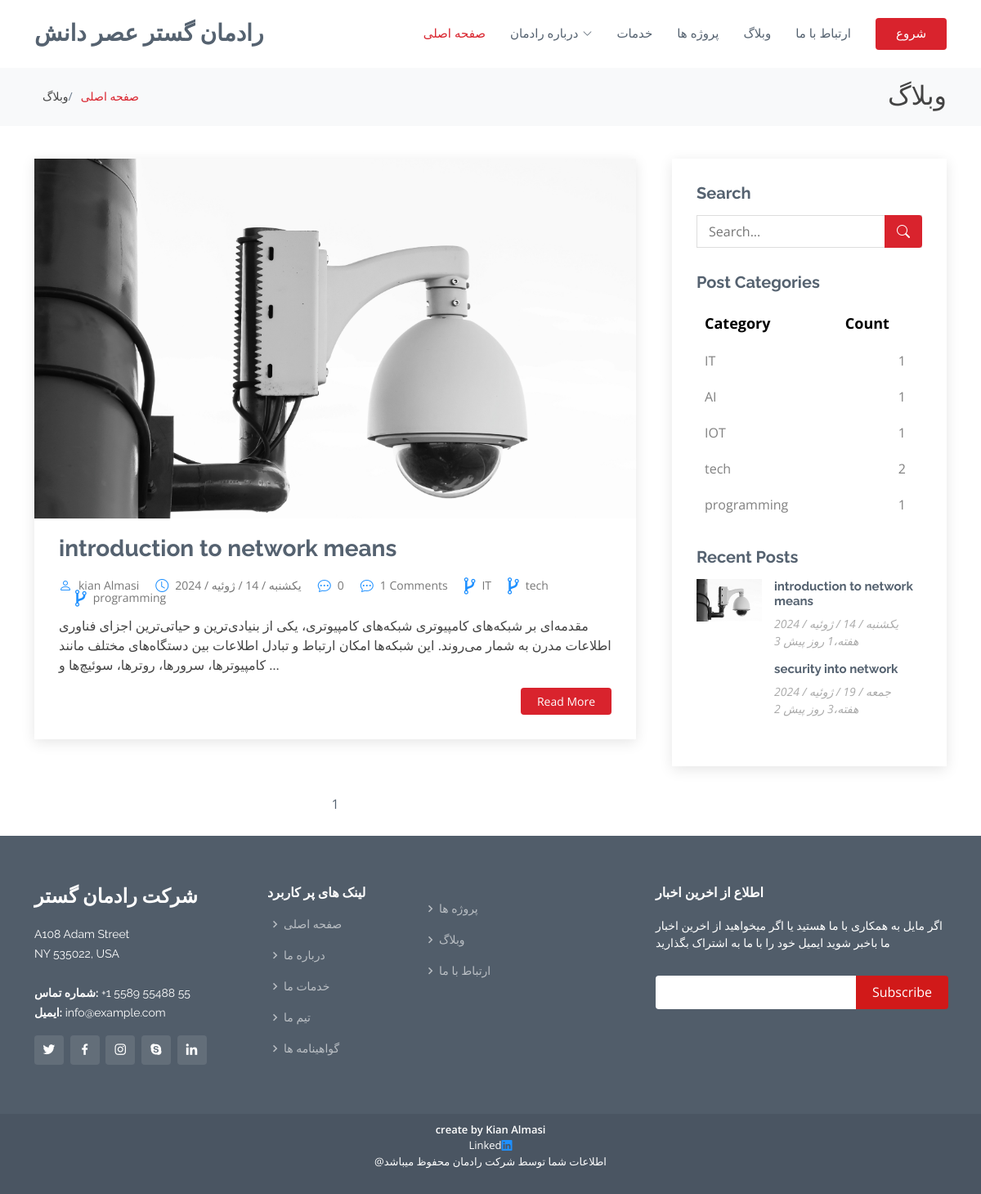
Screenshot of /blog/category/IT/ with the database file from the repository.
### weblog/models.py (models this page shows, shortened)
class Post(models.Model):
    image=models.ImageField(upload_to="weblog/",default="weblog/image_file/p2.jpg")
    image_single_blog=models.ImageField(upload_to="weblog/",default="weblog/image_file/p2.jpg")
    title=models.CharField(max_length=255)
    content= models.TextField()
    tag=TaggableManager()
    category=models.ManyToManyField(Category)
    author=models.ForeignKey(User,on_delete=models.SET_NULL,null=True)
    counted_view=models.IntegerField(default=0)
    status=models.BooleanField(default=False)
    writer_image=models.ImageField(upload_to="weblog/",default="weblog/image_file/p2.jpg")
    writer_linkedin_account=models.URLField(default="https://www.linkedin.com/in/kian-almasi-0a4016256/")
    writer_summary=models.TextField()
    published_date=models.DateTimeField(default=timezone.now)
    created_date=models.DateTimeField(auto_now_add=True)
    updated_date=models.DateTimeField(auto_now=True)
    class Meta:
        ordering = ["-created_date", "updated_date"]

class Category(models.Model):
    name=models.CharField(max_length=255)
    def __str__(self):
        return self.name

### weblog/views.py (the view)
# urls.py: path('',blog_view,name='blog_view'),
def blog_view (request,**kwargs):
    posts = Post.objects.filter(status=1)
    if kwargs.get('cat_name') != None :
        posts = posts.filter(category__name=kwargs['cat_name'])
    if kwargs.get('author_username') != None :
        posts = posts.filter(author__username=kwargs['author_username'])
    if kwargs.get('tag_name'):
        posts = posts.filter(tag__name__in=[kwargs['tag_name']])
    paginator = Paginator(posts, 5)
    page_number = request.GET.get('page')
    try:
        posts = paginator.get_page(page_number)
    except PageNotAnInteger:
        posts = paginator.get_page(1)
    except EmptyPage:
        posts = paginator.get_page(1)
    for post in posts:
        if isinstance(post.published_date, datetime):
            post.published_datetime = post.published_date
        elif isinstance(post.published_date, date):
            post.published_datetime = datetime.combine(post.published_date, time.min)
        else:
            post.published_datetime = None
    context = {'posts': posts}
    return render(request, 'blog/blog.html', context)

### weblog/templatetags/blog_tags.py (called while the page is built)
@register.inclusion_tag("blog/blog-latestpost.html")
def latestpost():
    posts=Post.objects.filter(status=1).order_by("published_date")[:5]
    return {"posts": posts}

@register.inclusion_tag("blog/blog-post-ctegories.html")
def postcategories():
    posts=Post.objects.filter(status=1)
    categories=Category.objects.all()
    cate_dict={}
    for name in categories:
       cate_dict[name]=posts.filter(category=name).count()
    return {"categries":cate_dict}

@register.simple_tag(name="comments_count")
def comments_count(pid):
    return Comments.objects.filter(post=pid,approved=True).count()

### weblog/templatetags/custom_filters.py (called while the page is built)
@register.filter(name='clean_html')
def clean_html(value):
    return bleach.clean(value, tags=ALLOWED_TAGS, attributes=ALLOWED_ATTRIBUTES)

### templates/blog/blog.html (shortened to what this page needs)
{% load static %}
{% load blog_tags %}
{% load custom_filters %}
<!DOCTYPE html>
<html lang="fa">
<head>
  <link rel="stylesheet" href="https://cdnjs.cloudflare.com/ajax/libs/font-awesome/4.7.0/css/font-awesome.min.css">
  <link href="{% static '/vendor/animate.css/animate.min.css' %}" rel="stylesheet">
  <link href="{% static '/vendor/bootstrap/css/bootstrap.min.css' %}" rel="stylesheet">
  <link href="{% static '/vendor/bootstrap-icons/bootstrap-icons.css' %}" rel="stylesheet">
  <link href="{% static '/vendor/boxicons/css/boxicons.min.css' %}" rel="stylesheet">
  <link href="{% static '/vendor/glightbox/css/glightbox.min.css' %}" rel="stylesheet">
  <link href="{% static '/vendor/remixicon/remixicon.css' %}" rel="stylesheet">
  <link href="{% static '/vendor/swiper/swiper-bundle.min.css' %}" rel="stylesheet">
  <link href="{% static '/static/style.css' %}" rel="stylesheet">
</head>
<body>
  <header id="header" class="fixed-top d-flex align-items-center">
    <div class="container d-flex align-items-center">
      <h1 class="logo me-auto"><a href="{% url 'blog:home' %}">رادمان گستر عصر دانش</a></h1>
      <nav id="navbar" class="navbar">
        <ul>
          <li><a href="{% url 'blog:home' %}" class="active">صفحه اصلی</a></li>
          <li class="dropdown"><a href="#"><span>درباره رادمان</span> <i class="bi bi-chevron-down"></i></a>
          </li>
          <li><a href="{% url 'blog:services' %}">خدمات</a></li>
          <li><a href="{% url 'blog:portfolio' %}">پروژه ها</a></li>
          <li><a href="{% url 'weblog:blog_view' %}">وبلاگ</a></li>
          <li><a href="{% url 'blog:contact' %}">ارتباط با ما</a></li>
          <li><a href="{% url 'blog:home' %}" class="getstarted">شروع</a></li>
        </ul>
      </nav>
    </div>
  </header>
  <main id="main">
    <section id="breadcrumbs" class="breadcrumbs">
      <div class="container">
        <div class="d-flex justify-content-between align-items-center" style="direction: rtl; text-align: right;">
          <h2>وبلاگ</h2>
          <ol>
            <li><a href="{% url 'blog:home' %}">صفحه اصلی</a></li>
            <li>وبلاگ</li>
          </ol>
        </div>
      </div>
    </section>
    <section id="blog" class="blog">
      <div class="container" data-aos="fade-up">
        <div class="row">
          <div class="col-lg-8 entries">
            {%for post in posts%}
            <article class="entry">
              <div class="entry-img">
                <img src="{{post.image.url}}" alt="" class="img-fluid">
              </div>
              <h2 class="entry-title">
                <a href="{% url 'weblog:blog_single' pid=post.id%}">{{post.title}}</a>
              </h2>
              <div class="entry-meta">
                <ul>
                    <li class="d-flex align-items-center"><i class="bi bi-person" style="color:DodgerBlue"></i> <a href="{% url 'weblog:author' author_username=post.author.username %}">{{post.author.get_full_name}}</a></li>
                    <li class="d-flex align-items-center"><i class="bi bi-clock" style="color:DodgerBlue"></i> <a href="{% url 'weblog:blog_single' pid=post.id%}">{{ post.published_date|date:"D / d / M / Y"}}</a></li>
                    <li class="d-flex align-items-center"><i class="bi bi-chat-dots" style="color:DodgerBlue"></i> <a href="{% url 'weblog:blog_single' pid=post.id%}">{{post.counted_view}}</a></li>
                    <li class="d-flex align-items-center"><i class="bi bi-chat-dots" style="color:DodgerBlue"></i> <a href="{% url 'weblog:blog_single' pid=post.id%}">{%comments_count post.id%} Comments</a></li>
                    {% for cat in post.category.all %}
                    <li class="d-flex align-items-center"><i style="font-size:24px;color:DodgerBlue" class="fa">&#xf126;</i> <a href="{% url 'weblog:category' cat.name%}">{{ cat.name }}</a></li>
                    {% endfor %}
                </ul>
            </div>
              <div class="entry-content">
                <p align='rtl'>{{post.content|clean_html|safe|truncatechars:250}}</p>
                <div class="read-more">
                  <a href="{% url 'weblog:blog_single' pid=post.id%}">Read More</a>
                </div>
              </div>
            </article>
            {%endfor%}
            <div class="blog-pagination">
              <ul class="justify-content-center">
                {% for i in posts.paginator.page_range %}
                  {% if page_number == i %}
                      <li class="page-item active"><a href="?page={{i}}" class="page-link">{{i}}</a></li>
                      {% else %}
                      <li class="page-item"><a href="?page={{i}}" class="page-link">{{i}}</a></li>
                  {% endif %}
                {% endfor %}
              </ul>
            </div>
          </div>
          <div class="col-lg-4">
            <div class="sidebar">
              <h3 class="sidebar-title">Search</h3>
              <div class="sidebar-item search-form">
              <form action="{% url 'weblog:search' %}" method="Get">
                  <input type="text" name='s' placeholder="Search...">
                  <button type="submit"><i class="bi bi-search"></i></button>
              </form>
              </div>
              {% postcategories %}
              {% latestpost %}
          </div>
        </div>
      </div>
    </section>
  </main>
  <footer id="footer">
    <div class="footer-top">
      <div class="container">
        <div class="row">
          <div class="col-lg-3 col-md-6">
            <div class="footer-info">
              <h3>شرکت رادمان گستر</h3>
              <p>
                A108 Adam Street <br>
                NY 535022, USA<br><br>
                <strong dir='ltr'> شماره تماس:</strong> +1 5589 55488 55<br>
                <strong dir='ltr'>ایمیل:</strong> info@example.com<br>
              </p>
              <div class="social-links mt-3">
                <a href="#" class="twitter"><i class="bx bxl-twitter"></i></a>
                <a href="#" class="facebook"><i class="bx bxl-facebook"></i></a>
                <a href="#" class="instagram"><i class="bx bxl-instagram"></i></a>
                <a href="#" class="google-plus"><i class="bx bxl-skype"></i></a>
                <a href="#" class="linkedin"><i class="bx bxl-linkedin"></i></a>
              </div>
            </div>
          </div>
          <div class="col-lg-2 col-md-6 footer-links">
            <h4>لینک های پر کاربرد</h4>
            <ul>
              <li><i class="bx bx-chevron-right"></i> <a href="{% url 'blog:home' %}">صفحه اصلی</a></li>
              <li><i class="bx bx-chevron-right"></i> <a href="{% url 'blog:about' %}">درباره ما</a></li>
              <li><i class="bx bx-chevron-right"></i> <a href="{% url 'blog:services' %}">خدمات ما</a></li>
              <li><i class="bx bx-chevron-right"></i> <a href="{% url 'blog:team' %}">تیم ما</a></li>
              <li><i class="bx bx-chevron-right"></i> <a href="{% url 'blog:testimonials' %}">گواهینامه ها</a></li>
            </ul>
          </div>
          <div class="col-lg-3 col-md-6 footer-links">
            <h4> </h4>
            <ul>
              <li><i class="bx bx-chevron-right"></i> <a href="{% url 'blog:portfolio' %}">پروژه ها</a></li>
              <li><i class="bx bx-chevron-right"></i> <a href="{% url 'weblog:blog_view' %}">وبلاگ</a></li>
              <li><i class="bx bx-chevron-right"></i> <a href="{% url 'blog:contact' %}">ارتباط با ما</a></li>
            </ul>
          </div>
          <div class="col-lg-4 col-md-6 footer-newsletter">
            <h4 align='rtl'>اطلاع از اخرین اخبار</h4>
            <p align='rtl'>اگر مایل به همکاری با ما هستید یا اگر میخواهید از اخرین اخبار ما باخبر شوید ایمیل خود را با ما به اشتراک بگذارید</p>
            <form action="{% url 'blog:newsletter' %}" method="post">
              <input type="email" name="email"><input type="submit" value="Subscribe">
            </form>
          </div>
        </div>
      </div>
    </div>
    <div class="container">
      <div class="credits">
        <div>
          <a href="https://www.linkedin.com/in/kian-almasi" style="color:white;font-weight: smale;"><smale>create by Kian Almasi</smale></a>
        </div>
        <div style="color:white;font-weight: smale;">
          Linked<a href="https://www.linkedin.com/in/kian-almasi" style="color: DodgerBlue;font-weight: bold;"><i class="biu bi-linkedin" style="color: DodgerBlue; font-weight: bold;"></i></a>
        </div>
        <div style="color:white;font-weight: smale;"> @اطلاعات شما توسط شرکت رادمان محفوظ میباشد</div>
      </div>
    </div>
  </footer>
</body>
</html>

### templates/blog/blog-post-ctegories.html (shortened to what this page needs)
{% load static %}
<h3 class="sidebar-title">Post Categories</h3>
<div class="sidebar-item categories">
  <table class="table">
    <thead>
      <tr>
        <th scope="col" class="category-header">Category</th>
        <th scope="col" class="category-header">Count</th>
      </tr>
    </thead>
    <tbody>
      {% for name, count in categries.items %}
      <tr>
        <td>
          <a href="{% url 'weblog:category' name%}" class="color:DodgerBlue">{{ name }}</a>
        </td>
        <td class="text-right">
          {{ count }}
        </td>
      </tr>
      {% endfor %}
    </tbody>
  </table>
</div>

### templates/blog/blog-latestpost.html
{% load humanize %}
{% load static %}
<h3 class="sidebar-title">Recent Posts</h3>
<div class="sidebar-item recent-posts">
    {% for post in posts %}
    <div class="post-item clearfix">
        <img src="{{ post.image.url }}" alt="">
        <h4><a href="/blog/{{ post.id }}">{{ post.title }}</a></h4>
        <time datetime="{{ post.published_date|date:'Y-m-d' }}">{{ post.published_date|date:"D / d / M / Y" }}</time>
        <time datetime="{{ post.published_date|date:'Y-m-d' }}">{{ post.published_date|naturaltime }}</time>
    </div>
    {% endfor %}
</div>

### templates/blog/blog-post-ctegories.html (style rules this page uses)
.sidebar-item.categories .table { width: 100%; margin-top: 15px; background-color: white; border-collapse: w; }
.sidebar-item.categories .table th, .sidebar-item.categories .table td { padding: 10px; text-align: left; border: none; }
.sidebar-item.categories .table th.category-header { font-size: 18px; color: black ; }
.sidebar-item.categories .table td.text-right { text-align: right; padding-right: 20px; color: Gray; }
.sidebar-item.categories .table a { color: Gray; text-decoration: none; }

### rows the page displays
Post: image (picture), title "introduction to network means", author.get_full_name "kian Almasi", published_date "یکشنبه / 14 / ژوئیه / 2024", counted_view "0", id "1", content|clean_html "مقدمه‌ای بر شبکه‌های کامپیوتری شبکه‌های کامپیوتری، یکی از بنیادی‌ترین و حیاتی‌ترین اجزای فناوری اطلاعات مدرن به شمار می‌روند. این شبکه‌ها امکان ارتباط و تبادل اطلاعات بین دستگاه‌های مختلف مانند کامپیوترها، سرورها، روترها، سوئیچ‌ها و …", published_date "3 هفته،1 روز پیش"
Category: name "IT", id "1"
Category: name "tech", count "2"
Category: name "programming", count "1"
Category: name "AI", count "1"
Category: name "IOT", count "1"
Post: title "security into network", published_date "جمعه / 19 / ژوئیه / 2024", published_date "2 هفته،3 روز پیش"

### other values shown
{{ i }} "1"
